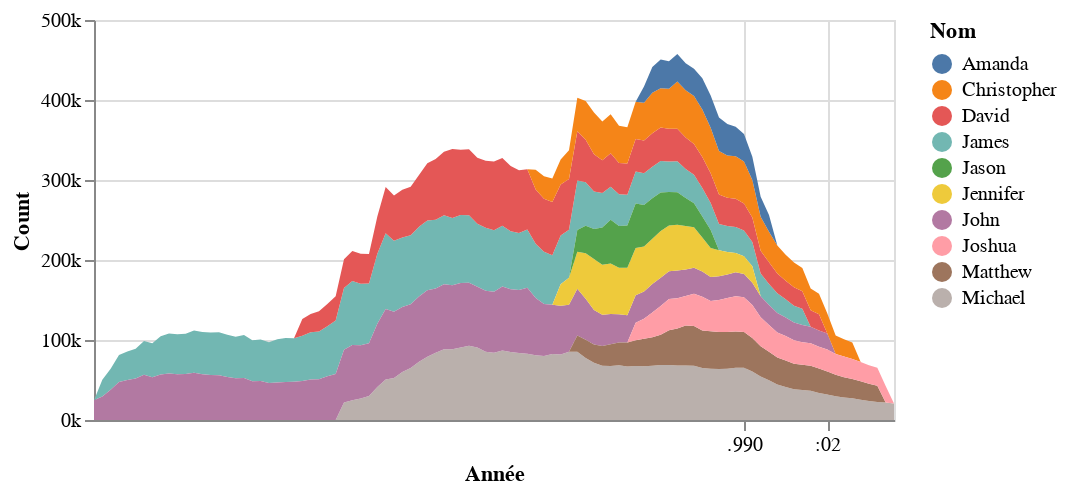

The notebook cell saved with this chart:
### Code cell
(
    alt.Chart(baby_names)
    .encode(
        alt.X("Year:T", title="Année"),
        alt.Y("Count:Q", axis=alt.Axis(format="~s")),
        alt.Color("Name:N", title="Nom"),
        alt.Order("Name:Q", sort="descending"),
    )
    .mark_area()
    .transform_joinaggregate(mean_count="mean(Count)", groupby=["Name"])
    .transform_filter(alt.FieldOneOfPredicate(field='Name', oneOf=['Amanda', 'Christopher', 'David', 'James', 'Jason', 'Jennifer',
       'John', 'Joshua', 'Matthew', 'Michael']))
    .properties(width=400, height=200)
)

### Figure 1 — Vega-Lite specification as saved in the notebook (floating-point values rounded to 4 significant figures; data arrays with more than 128 entries replaced by an {"elided": "..."} marker saying what was removed)
{"config": {"view": {"continuousWidth": 400, "continuousHeight": 300}}, "data": {"name": "data-d5977674a412ea000a7530b7ca39fbe8"}, "mark": "area", "encoding": {"color": {"field": "Name", "title": "Nom", "type": "nominal"}, "order": {"field": "Name", "sort": "descending", "type": "quantitative"}, "x": {"field": "Year", "title": "Année", "type": "temporal"}, "y": {"axis": {"format": "~s"}, "field": "Count", "type": "quantitative"}}, "height": 200, "transform": [{"joinaggregate": [{"op": "mean", "field": "Count", "as": "mean_count"}], "groupby": ["Name"]}, {"filter": {"field": "Name", "oneOf": ["Amanda", "Christopher", "David", "James", "Jason", "Jennifer", "John", "Joshua", "Matthew", "Michael"]}}], "width": 400, "$schema": "https://vega.github.io/schema/vega-lite/v4.17.0.json", "datasets": {"data-d5977674a412ea000a7530b7ca39fbe8": {"elided": "2213 records"}}}
